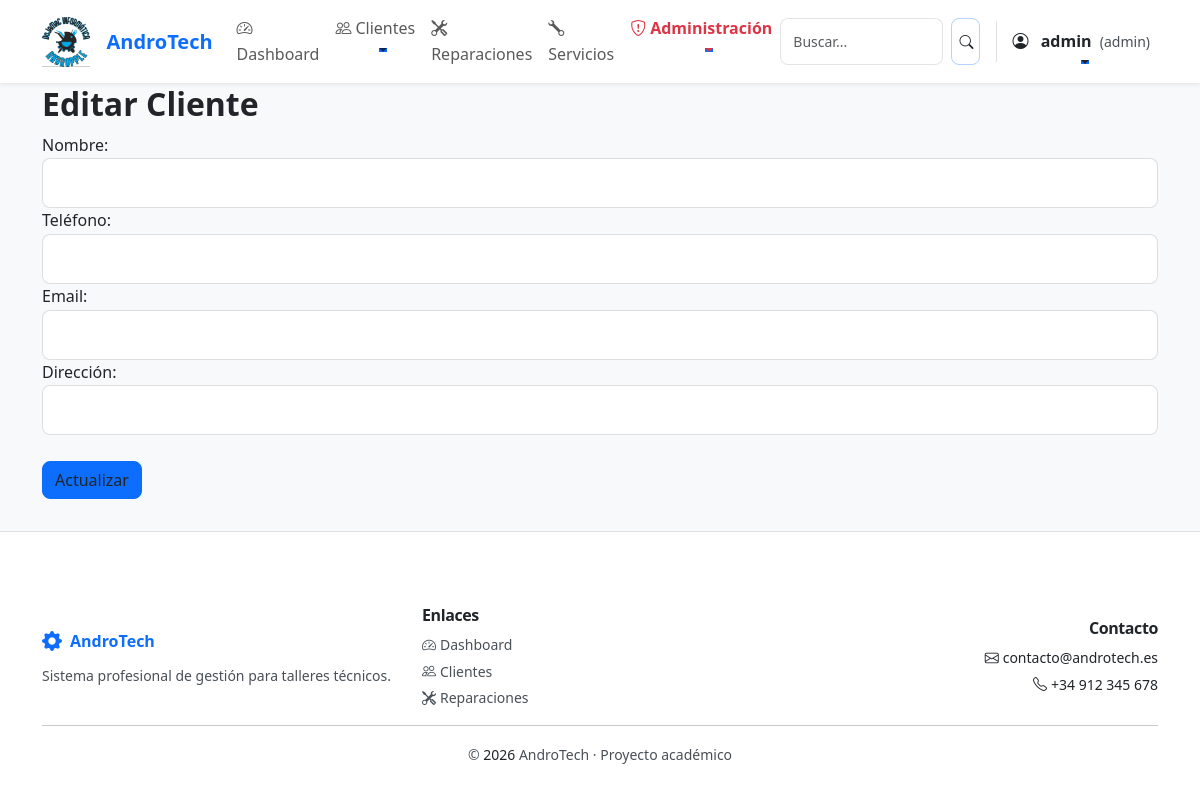
Page /clientes/editar/10002 (signed in) on the earlier database version.
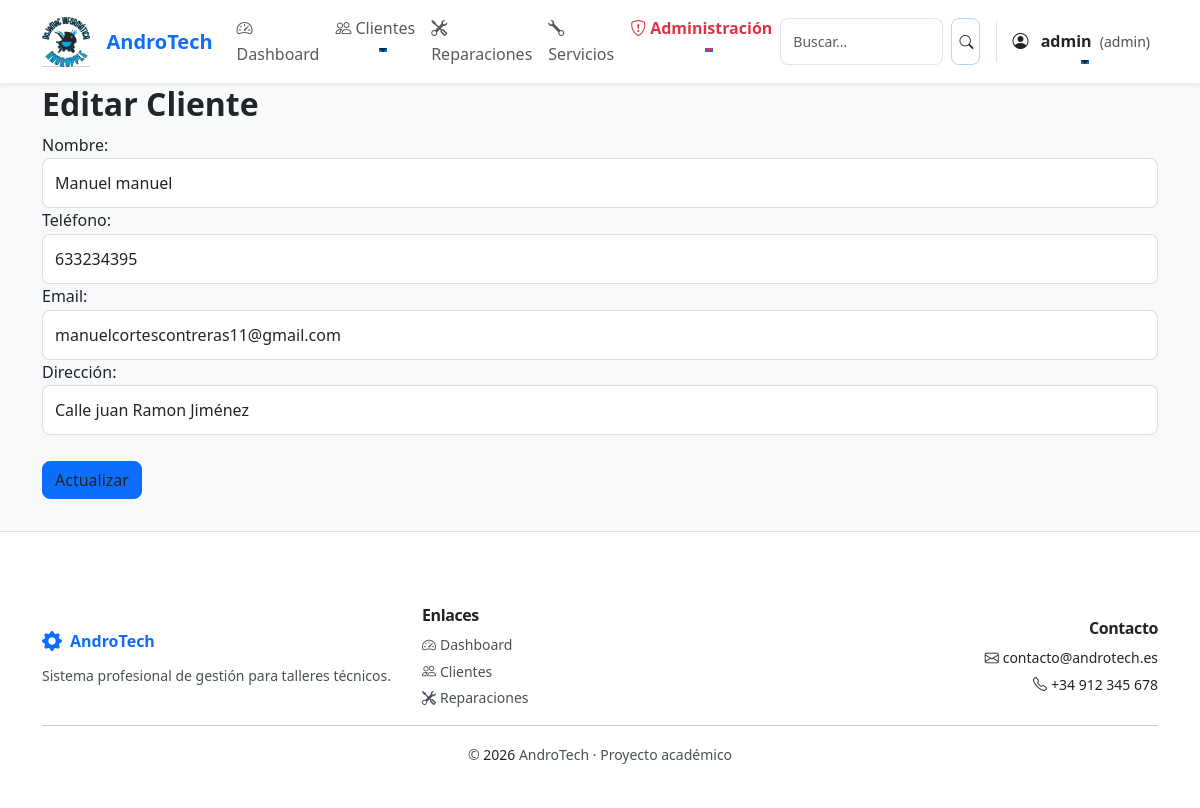
Same page on the later database version.
### tables this page shows
CREATE TABLE clientes (
    id INTEGER PRIMARY KEY AUTOINCREMENT,
    nombre TEXT NOT NULL,
    telefono TEXT,
    email TEXT,
    direccion TEXT
);

### app.py (the view, shortened to what this page needs)
@app.route("/clientes/editar/<int:id>", methods=["GET", "POST"])
@login_required
@csrf_protect
def editar_cliente(id):
    conn = get_db()
    cliente = conn.execute("SELECT * FROM clientes WHERE id=?", (id,)).fetchone()
    conn.close()
    return render_template("editar_cliente.html", cliente=cliente)

### app.py (called while the page is built)
@app.before_request
def make_session_permanent():
    session.permanent = True

@app.before_request
def ensure_csrf_token():
    if 'csrf_token' not in session:
        session['csrf_token'] = secrets.token_urlsafe(16)

@app.context_processor
def inject_csrf_token():
    return dict(csrf_token=session.get('csrf_token'))

### auth.py (called while the page is built)
def login_required(f):
    @wraps(f)
    def decorated_function(*args, **kwargs):
        if 'usuario' not in session:
            flash('Debes iniciar sesión para acceder a esta página.', 'danger')
            return redirect(url_for('login'))
        return f(*args, **kwargs)
    return decorated_function

### db.py (called while the page is built)
def get_db():
    conn = sqlite3.connect("database/andro_tech.db")
    conn.row_factory = sqlite3.Row
    return conn

### utils/security.py (called while the page is built)
def ensure_csrf_token():
    if 'csrf_token' not in session:
        session['csrf_token'] = secrets.token_urlsafe(16)

def inject_csrf_token():
    return dict(csrf_token=session.get('csrf_token'))

def csrf_protect(f):
    @wraps(f)
    def decorated_function(*args, **kwargs):
        if request.method == 'POST':
            if not validate_csrf():
                return redirect(request.url)
        return f(*args, **kwargs)
    return decorated_function

### templates/editar_cliente.html (shortened to what this page needs)
{% extends "base.html" %}
{% block content %}
<h2>Editar Cliente</h2>
<form method="POST" class="needs-validation" novalidate>
    <label>Nombre:</label>
    <input type="text" name="nombre" class="form-control" value="{{ cliente.nombre }}" required>
    <label>Teléfono:</label>
    <input type="text" name="telefono" class="form-control" value="{{ cliente.telefono }}">
    <label>Email:</label>
    <input type="email" name="email" class="form-control" value="{{ cliente.email }}">
    <label>Dirección:</label>
    <input type="text" name="direccion" class="form-control" value="{{ cliente.direccion }}">
    <br>
    <button class="btn btn-primary">Actualizar</button>
</form>
{% endblock %}

Differences in the rows shown:
added clientes: nombre "Manuel manuel", telefono "633234395", email "manuelcortescontreras11@gmail.com", direccion "Calle juan Ramon Jiménez"
